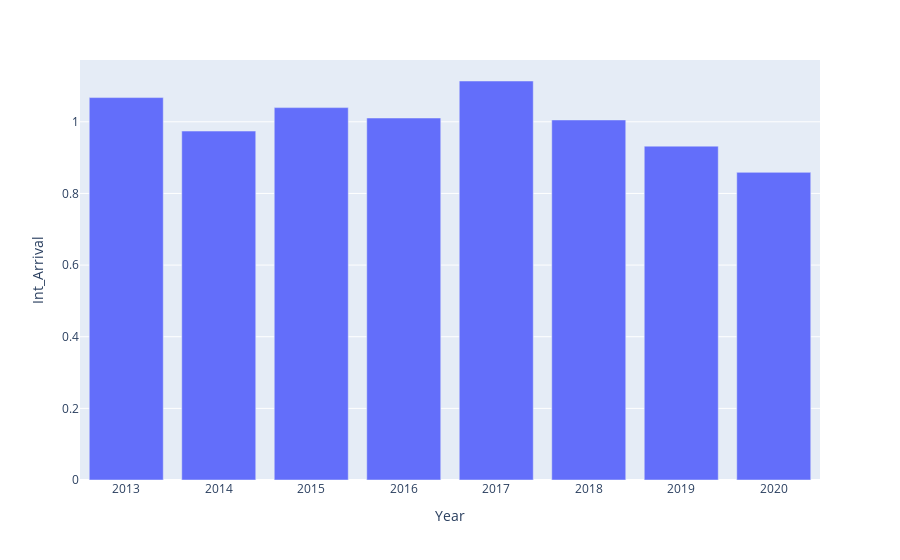

The cell this chart's notebook holds for it:
### Code cell
import plotly.express as px
fig = px.bar(annual_plot_df, x='Year', y='Int_Arrival')
fig.show()

### Figure 1 — Plotly figure (JSON) as saved in the notebook; plotly's stock layout.template omitted (floating-point values rounded to 4 significant figures)
{"data": [{"alignmentgroup": "True", "hovertemplate": "Year=%{x}<br>Int_Arrival=%{y}<extra></extra>", "legendgroup": "", "marker": {"color": "#636efa"}, "name": "", "offsetgroup": "", "orientation": "v", "showlegend": false, "textposition": "auto", "type": "bar", "x": [2013, 2014, 2015, 2016, 2017, 2018, 2019, 2020], "xaxis": "x", "y": [1.068, 0.9742, 1.04, 1.011, 1.114, 1.005, 0.9321, 0.8589], "yaxis": "y"}], "layout": {"autosize": true, "barmode": "relative", "legend": {"tracegroupgap": 0}, "margin": {"t": 60}, "xaxis": {"anchor": "y", "autorange": true, "domain": [0, 1], "range": [2012.0, 2020.0], "title": {"text": "Year"}, "type": "linear"}, "yaxis": {"anchor": "x", "autorange": true, "domain": [0, 1], "range": [0, 1.173], "title": {"text": "Int_Arrival"}, "type": "linear"}}}
